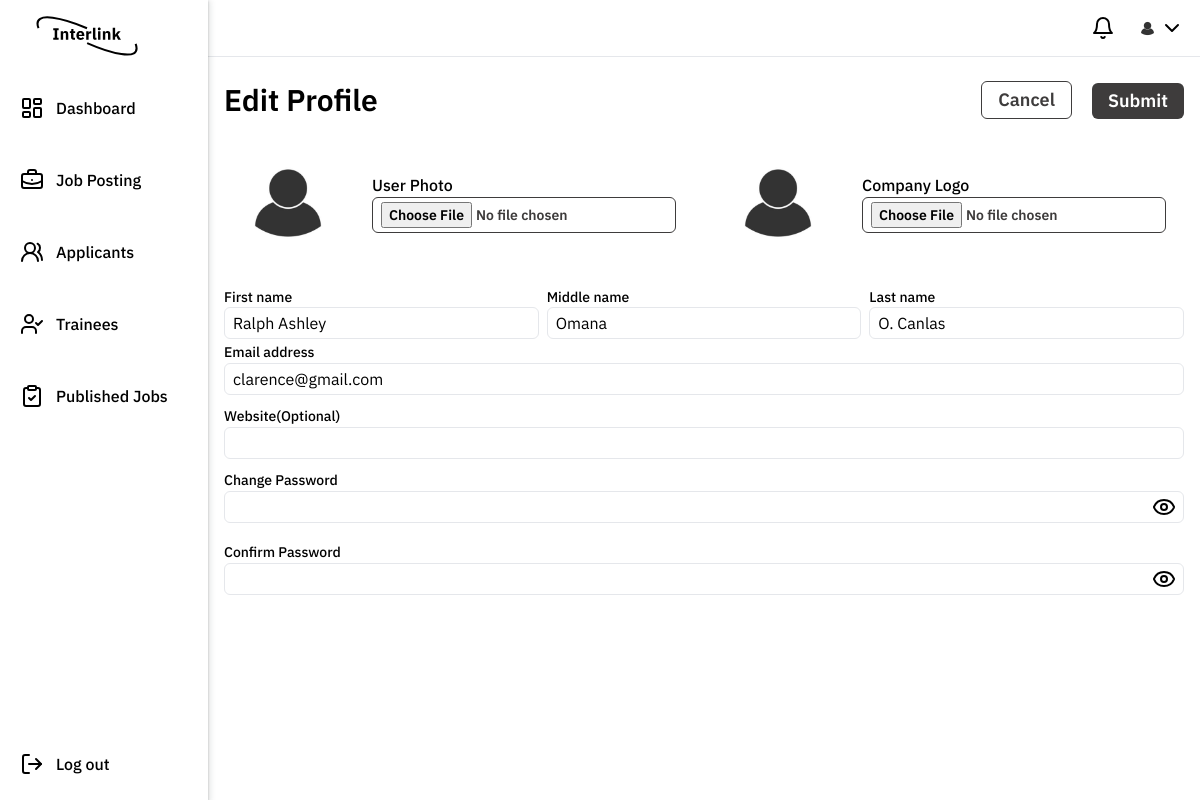
Page /company/edit-prof.php (signed in) on the committed database.
### tables this page shows
CREATE TABLE `user` (
  `UserId` int(11) NOT NULL,
  `firstName` varchar(255) NOT NULL,
  `MiddleName` varchar(255) DEFAULT NULL,
  `LastName` varchar(255) NOT NULL,
  `userRole` varchar(15) NOT NULL,
  `EmailAddress` varchar(100) NOT NULL,
  `Password` varchar(255) NOT NULL
);

### company/edit-prof.php (the view, shortened to what this page needs)
<?php
include '../db.php';
$user_id = $_SESSION['user_id'];
$stmt = $conn->prepare("SELECT * FROM user WHERE userId = ?");
$stmt->bind_param("i", $user_id);
$stmt->execute();
$result = $stmt->get_result();
$user = $result->fetch_assoc();
$stmt = $conn->prepare("SELECT * FROM company WHERE userId = ?");
$stmt->bind_param("i", $user_id);
$stmt->execute();
$result = $stmt->get_result();
$company = $result->fetch_assoc();
$defaultPhoto = '../uploads/default.jpg';
?>
<!DOCTYPE html>
<html lang="en">
<head>
  <link rel="stylesheet" href="./css/footer.css" />
  <script src="https://cdn.tailwindcss.com"></script>
</head>
<body>
  <nav class="z-100 w-full border-b flex flex-row justify-between px-4 py-4">
    <div>
    </div>
    <div class="flex flex-row gap-5">
      <div class="relative">
      </div>
      <div class="relative custom-profile flex flex-row items-center cursor-pointer">
        <div class="w-[25px] h-[24px] rounded-full">
          <img
            src="<?php echo isset($company['photo']) && !empty($company['photo']) ? $company['photo'] : $defaultPhoto; ?>"
            alt="Profile" class="w-full h-full object-cover rounded-full" />
        </div>
        <svg xmlns="http://www.w3.org/2000/svg" width="24" height="24" viewBox="0 0 24 24" fill="none"
          stroke="currentColor" stroke-width="2" stroke-linecap="round" stroke-linejoin="round"
          class="lucide lucide-chevron-down">
          <path d="m6 9 6 6 6-6" />
        </svg>
      </div>
    </div>
  </nav>
  <aside id="default-sidebar"
    class="custom-sideborder sidebar fixed top-0 left-0 z-40 w-52 h-screen transition-transform -translate-x-full md:translate-x-0 sm:translate-x-0"
    aria-label="Sidebar">
    <div class="h-full px-3 py-4 overflow-y-auto bg-white flex flex-col justify-between">
      <ul class="space-y-8 font-medium">
        <li>
          <a href="#" class="flex items-center p-2">
            <span class="ms-3">Dashboard</span>
          </a>
        </li>
        <li>
          <a href="jobposting.php" class="flex items-center p-2">
            <span class="ms-3">Job Posting</span>
          </a>
        </li>
        <li>
          <a href="#" class="flex items-center p-2">
            <span class="ms-3">Applicants</span>
          </a>
        </li>
        <li>
          <a href="#" class="flex items-center p-2">
            <span class="ms-3">Trainees</span>
          </a>
        </li>
        <li>
          <a href="#" class="flex items-center p-2">
            <span class="ms-3">Published Jobs</span>
          </a>
        </li>
      </ul>
      <div>
        <a href="#" class="flex items-center p-2">
          <span class="ms-3 font-medium">Log out</span>
        </a>
      </div>
    </div>
  </aside>
  <main class="max-w-[1920px] mt-2 lg:ml-52 md:ml-52 p-4">
    <form method="post" action="update_profile.php" class="flex flex-col items-center w-full" id="form"
      enctype="multipart/form-data">
      <div class="lg:flex lg:flex-row w-full items-center lg:justify-between">
        <div class="flex lg:items-start items-center">
          <h3 class="text-center font-semibold text-3xl">Edit Profile</h3>
        </div>
        <div class="hidden lg:flex flex-row items-end gap-5">
          <input type="reset" value="Cancel"
            class="change-photo p-2 lg:py-1 lg:px-4 lg:text-lg rounded-md font-semibold text-xs" />
          <input type="submit" value="Submit" id="submitBtn"
            class="remove-photo p-2 lg:py-1 lg:px-4 lg:text-lg rounded-md font-semibold text-xs" />
        </div>
      </div>
      <div class="flex flex-col lg:flex-row mt-5 items-center w-full gap-5">
        <div class="flex flex-col items-center gap-5 lg:flex-row w-full">
          <div>
            <img
              src="<?php echo isset($company['photo']) && !empty($company['photo']) ? $company['photo'] : $defaultPhoto; ?>"
              alt="User Photo" class="w-32 h-32 rounded-full object-cover" />
          </div>
          <div class="flex flex-col">
            <label for="photo" class="font-medium text-base">User Photo</label>
            <input type="file" name="photo" id="photo"
              class="change-photo text-sm px-2 py-1 rounded-md font-semibold" />
          </div>
        </div>
        <div class="flex flex-col items-center gap-5 lg:flex-row w-full">
          <div>
            <img
              src="<?php echo isset($company['CompanyLogo']) && !empty($company['CompanyLogo']) ? $company['CompanyLogo'] : $defaultPhoto; ?>"
              alt="Company Logo" class="w-32 h-32 rounded-full object-cover" />
          </div>
          <div class="flex flex-col">
            <label for="CompanyLogo" class="font-medium text-base">Company Logo</label>
            <input type="file" name="CompanyLogo" id="CompanyLogo"
              class="change-photo text-sm px-2 py-1 rounded-md font-semibold" />
          </div>
        </div>
      </div>
      <div class="flex w-full lg:flex-row gap-4 mt-5">
        <div class="w-full flex flex-col lg:flex-row gap-2">
          <div class="flex flex-col w-full">
            <label for="firstName" class="font-medium text-sm">First name</label>
            <input name="firstName" type="text" value="<?php echo htmlspecialchars($user['firstName']); ?>"
              class="px-2 h-8 border w-full rounded-md focus:outline-none focus:border-black" />
          </div>
          <div class="flex flex-col w-full">
            <label for="MiddleName" class="font-medium text-sm">Middle name</label>
            <input name="MiddleName" type="text" value="<?php echo htmlspecialchars($user['MiddleName']); ?>"
              class="px-2 h-8 border w-full rounded-md focus:outline-none focus:border-black" />
          </div>
          <div class="flex flex-col w-full">
            <label for="lastName" class="font-medium text-sm">Last name</label>
            <input name="LastName" type="text" value="<?php echo htmlspecialchars($user['LastName']); ?>"
              class="px-2 h-8 border w-full rounded-md focus:outline-none focus:border-black" />
          </div>
        </div>
      </div>
      <div class="w-full flex flex-col lg:flex-col gap-2">
        <div>
          <label for="emailAddress" class="font-medium text-sm">Email address</label>
          <input name="EmailAddress" type="text" value="<?php echo htmlspecialchars($user['EmailAddress']); ?>"
            class="px-2 h-8 border w-full rounded-md focus:outline-none focus:border-black" />
        </div>
        <div>
          <label for="website" class="font-medium text-sm">Website(Optional)</label>
          <input name="Website" type="text" value="<?php echo htmlspecialchars($company['Website']); ?>"
            class="px-2 h-8 border w-full rounded-md focus:outline-none focus:border-black" />
        </div>
        <div class="password">
          <div class="relative">
            <label for="newPassword" class="font-medium text-sm">Change Password</label>
            <input name="newPassword" type="password" id="newPassword"
              class="px-2 h-8 border w-full rounded-md focus:outline-none focus:border-black" />
            <span id="togglePassword" class="absolute right-2 top-[40px] transform -translate-y-1/2 cursor-pointer">
            </span>
          </div>
          <div class="relative mt-4">
            <label for="confirmPassword" class="font-medium text-sm">Confirm Password</label>
            <input name="confirmPassword" type="password" id="confirmPassword"
              class="px-2 h-8 border w-full rounded-md focus:outline-none focus:border-black" />
            <span id="toggleConfirmPassword"
              class="absolute right-2 top-[40px] transform -translate-y-1/2 cursor-pointer">
            </span>
          </div>
        </div>
      </div>
    </form>
  </main>
</body>
</html>

### css/footer.css (style rules this page uses)
a { color: #fff; text-decoration: none; }

### company/edit-prof.php (style rules this page uses)
.sidebar { transform: translateX(-100%); transition: transform 0.3s ease-in-out; }
.custom-sideborder { box-shadow: rgba(60, 64, 67, 0.3) 0px 1px 2px 0px, rgba(60, 64, 67, 0.15) 0px 2px 6px 2px; }
.change-photo { border: solid 1px #3e3c3c; color: #3e3c3c; }
.remove-photo { background-color: #3e3c3c; color: white; }

### rows in the picture
user: firstName "Ralph Ashley", MiddleName "Omana", LastName "O. Canlas", EmailAddress "clarence@gmail.com"
